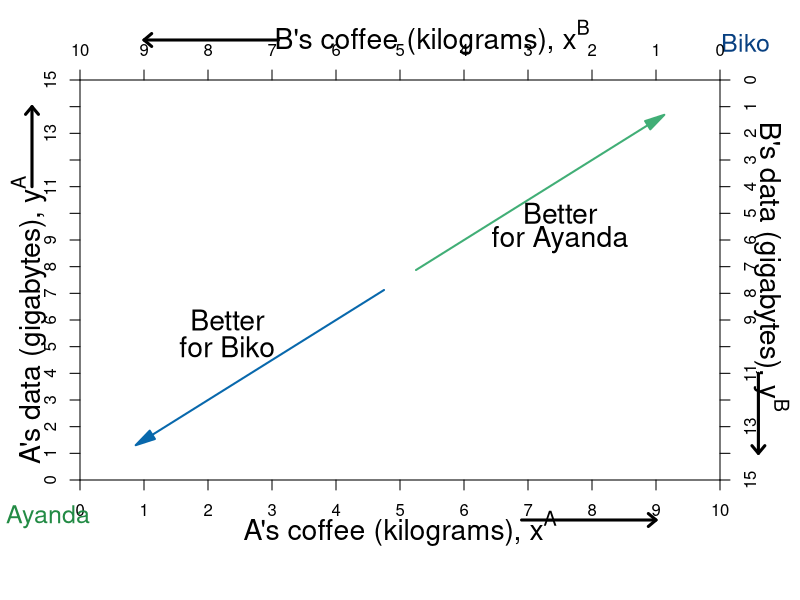

This figure's R source:
require(shape)
pdf(file = "property/edgeworth_better_worse.pdf", width = 9, height = 7)

#Set parameters for graphics
axislabelsize <- 1.7
labelsize <- 1.7
namesize <- 1.5

indiffcurveA1 <- function(x, U = 4, A = 1, a = 0.5) {
  ((((U-2)/A)*(1/x)^a)^(1/(1-a)))
}

indiffcurveA2 <- function(x, U = 4, A = 1, a = 0.5) {
  (((U/A)*(1/x)^a)^(1/(1-a)))
}

indiffcurveA3 <- function(x, U = 4, A = 1, a = 0.5) {
  ((((U+2)/A)*(1/x)^a)^(1/(1-a)))
}

#Aisha happens to have found 8 coffee and 2 data, 
#and Betty happens to have found 2 coffee and 13 data. 
#Aisha's utility (8^0.5)*(2^0.5) = 4
#Betty's utility (2^0.5)*(13^0.5) = 5.09

COL <- c("#7fc97f", "#beaed4", "#fdc086", "#ffff99", "#386cb0", "#f0027f", "#bf5b17", "#666666")
COLA <- c("#99d8c9","#66c2a4","#41ae76", "#238b45", "#005824")
COLB <- c("#4eb3d3", "#2b8cbe", "#0868ac","#084081")

par(mar =  c(6, 4, 4, 4))
xlims <- c(0, 10)
ylims <- c(0, 15)
xlims2 <- c(10, 0)
ylims2 <- c(15, 0)

plot(0, 0, xlim = xlims, ylim = ylims, type = "n",
     xlab = "",
     ylab = "", 
     line = 2.5,
     xaxt = "n", 
     yaxt = "n", 
     cex.lab = axislabelsize, 
     bty = "n",
     xaxs="i", 
     yaxs="i")

mtext(expression(paste("A's coffee (kilograms), ", x^A)), side=1, line = 2.5, cex = axislabelsize)
text(-0.8, 6, expression(paste("A's data (gigabytes), ", y^A)), xpd = TRUE, cex = axislabelsize, srt = 90) 

#Add arrows:
arrows(-0.75, 11, -0.75, 14, xpd = TRUE, length=0.1,angle=40,lwd=3)
arrows(6.9, -1.5, 9, -1.5, xpd = TRUE, length=0.1,angle=40,lwd=3)


npts <- 500 
npts2 <- 501
#Specify the sequences of points for graphing. 
xx1 <- seq(xlims[1], xlims[2], length.out = npts)
#xx2 <- seq(xlims[1], xlims[2], length.out = npts)
#xx3 <- seq(xlims[1], xlims[2], length.out = npts2)
#xx4 <- seq(xlims[1], 10, length.out = npts2)

#Draw the lines for the graphs
#lines(xx1, indiffcurveA1(xx1), col = COLA[3], lwd = 4)
#lines(xx1, indiffcurveA2(xx1), col = COLA[3], lwd = 4)
#lines(xx1, indiffcurveA3(xx1), col = COLA[3], lwd = 4)
#lines(xx2, solowCondition(xx2, delta = 5), col = COL[3], lwd = 4)
#lines(xx2, solowInfeas(xx2, delta = 5), col = COL[1], lwd = 4, lty = 2)

#Customize ticks and labels for the plot
ticksy <- seq(from = 0, to = 15, by = 1)
ylabels <- seq(from = 0, to = 15, by = 1)
ticksx <- seq(from = 0, to = 10, by = 1)
xlabels <- seq(from = 0, to = 10, by = 1)
axis(1, at = ticksx, pos = 0, labels = xlabels)
axis(2, at = ticksy, pos = 0, labels = ylabels, las = 0)


text(-0.5, -1.4, expression("Ayanda"), xpd = TRUE, cex = namesize, col = COLA[4])
text(10.4, 16.4, expression("Biko"), xpd = TRUE, cex = namesize, col = COLB[4])


#Set up second axes and labels
par(new = TRUE)
#par(mar =  c(6, 4, 4, 4))

xlims2 <- c(10, 0)
ylims2 <- c(15, 0)

plot(0, 0, xlim = xlims2, ylim = ylims2, type = "n",
     xlab = expression(paste("")),
     ylab = expression(paste("")),
     xaxt = "n", 
     yaxt = "n", 
     cex.lab = 1.3, 
     bty = "n",
     xaxs="i", 
     yaxs="i")

axis(side = 3, at = ticksx, pos = 0, labels = xlabels)
axis(side = 4, at = ticksy, pos = 0, labels = ylabels, las = 0)
#axis(side=3, at = xlims2, pos = 0)

text(4.5, -1.6, expression(paste("B's coffee (kilograms), ", x^B)), xpd = TRUE, cex = axislabelsize)
text(-0.8, 7, expression(paste("B's data (gigabytes), ", y^B)), xpd = TRUE, cex = axislabelsize, srt = 270) 

#Add arrows:
arrows(-0.6, 11, -0.6, 14, xpd = TRUE, length=0.1,angle=40,lwd=3)
arrows(6.9, -1.5, 9, -1.5, xpd = TRUE, length=0.1,angle=40,lwd=3)


indiffcurveB1 <- function(x, U = 5.09, A = 1, a = 0.5) {
  ((((U-2)/A)*(1/x)^a)^(1/(1-a)))
}

indiffcurveB2 <- function(x, U = 5.09, A = 1, a = 0.5) {
  (((U/A)*(1/x)^a)^(1/(1-a)))
}

indiffcurveB3 <- function(x, U = 5.09, A = 1, a = 0.5) {
  ((((U+2)/A)*(1/x)^a)^(1/(1-a)))
}

#lines(xx1, indiffcurveB1(xx1), col = COLB[3], lwd = 4)
#lines(xx1, indiffcurveB2(xx1), col = COLB[3], lwd = 4)
#lines(xx1, indiffcurveB3(xx1), col = COLB[3], lwd = 4)

#Label B's indifference curves
#text(9.1, 1.6, expression(u[1]^B))
#text(9.1, 3.4, expression(u[2]^B))
#text(9.1, 6.2, expression(u[3]^B))

#Add a point for the initial endowment
#points(2, 13, pch = 16, col = "black", cex = 1.5)


#Arrow to Slope of BRF
Arrows(5.25, 7.875, 9, 13.5, lty = 1, lwd = 2, arr.type = "triangle",  col = COLB[3])
Arrows(4.75, 7.125, 1, 1.5, lty = 1, lwd = 2, arr.type = "triangle",  col = COLA[3])

text(7.7, 9, expression(paste("Better")), cex = labelsize)
text(7.7, 10, expression(paste("for Biko")), cex = labelsize)
text(2.5, 5, expression(paste("Better")), cex = labelsize)
text(2.5, 6, expression(paste("for Ayanda")), cex = labelsize)

#Arrow to Slope of isoprofit
#Arrows(13, 0.80, 15, 0.80, col = "black", lty = 1, lwd = 2, arr.type = "triangle")
#text(10.2, 0.80, expression(paste("Slope = ", frac(q, p))))

dev.off()
